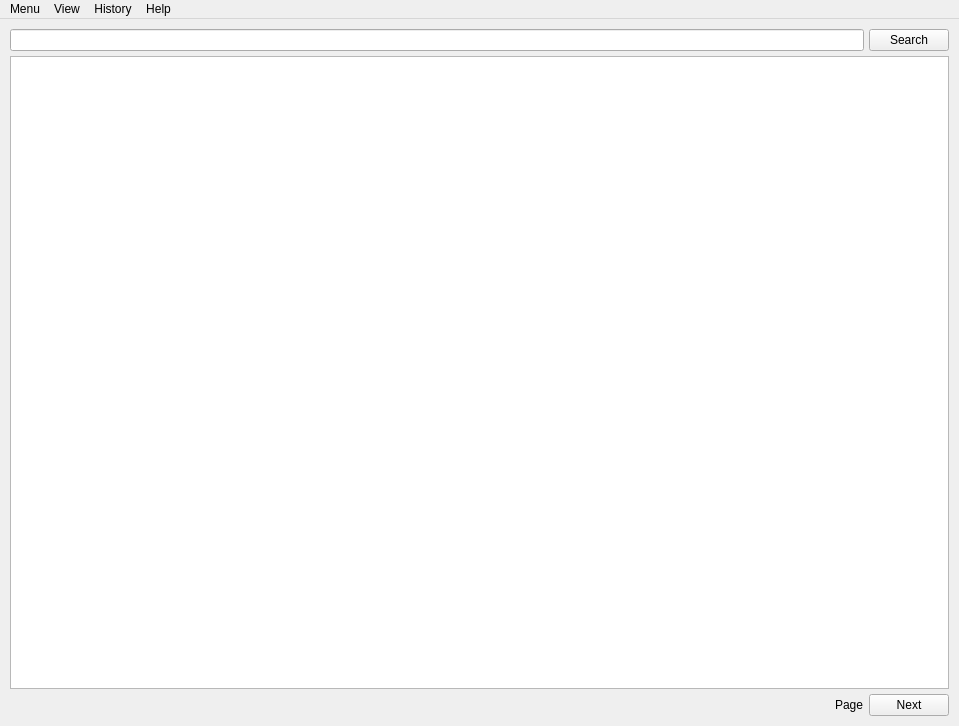
<?xml version="1.0" encoding="UTF-8"?>
<ui version="4.0">
 <class>MainWindow</class>
 <widget class="QMainWindow" name="MainWindow">
  <property name="windowModality">
   <enum>Qt::NonModal</enum>
  </property>
  <property name="geometry">
   <rect>
    <x>0</x>
    <y>0</y>
    <width>959</width>
    <height>726</height>
   </rect>
  </property>
  <property name="windowTitle">
   <string>MainWindow</string>
  </property>
  <property name="toolButtonStyle">
   <enum>Qt::ToolButtonIconOnly</enum>
  </property>
  <property name="animated">
   <bool>true</bool>
  </property>
  <property name="tabShape">
   <enum>QTabWidget::Rounded</enum>
  </property>
  <property name="dockNestingEnabled">
   <bool>false</bool>
  </property>
  <property name="unifiedTitleAndToolBarOnMac">
   <bool>false</bool>
  </property>
  <widget class="QWidget" name="centralwidget">
   <layout class="QGridLayout" name="gridLayout">
    <item row="1" column="0">
     <widget class="QFrame" name="resultFrame">
      <property name="frameShape">
       <enum>QFrame::NoFrame</enum>
      </property>
      <property name="frameShadow">
       <enum>QFrame::Raised</enum>
      </property>
      <property name="lineWidth">
       <number>1</number>
      </property>
      <layout class="QVBoxLayout" name="verticalLayout">
       <property name="spacing">
        <number>5</number>
       </property>
       <property name="leftMargin">
        <number>0</number>
       </property>
       <property name="topMargin">
        <number>0</number>
       </property>
       <property name="rightMargin">
        <number>0</number>
       </property>
       <property name="bottomMargin">
        <number>0</number>
       </property>
       <item>
        <widget class="QTableView" name="videoList">
         <property name="alternatingRowColors">
          <bool>true</bool>
         </property>
         <property name="selectionBehavior">
          <enum>QAbstractItemView::SelectRows</enum>
         </property>
         <property name="gridStyle">
          <enum>Qt::SolidLine</enum>
         </property>
         <property name="sortingEnabled">
          <bool>true</bool>
         </property>
         <property name="cornerButtonEnabled">
          <bool>false</bool>
         </property>
         <attribute name="horizontalHeaderMinimumSectionSize">
          <number>40</number>
         </attribute>
         <attribute name="horizontalHeaderStretchLastSection">
          <bool>true</bool>
         </attribute>
         <attribute name="verticalHeaderShowSortIndicator" stdset="0">
          <bool>false</bool>
         </attribute>
         <attribute name="verticalHeaderStretchLastSection">
          <bool>false</bool>
         </attribute>
        </widget>
       </item>
      </layout>
     </widget>
    </item>
    <item row="0" column="0">
     <widget class="QFrame" name="searchFrame">
      <property name="enabled">
       <bool>true</bool>
      </property>
      <property name="sizePolicy">
       <sizepolicy hsizetype="Preferred" vsizetype="Fixed">
        <horstretch>0</horstretch>
        <verstretch>0</verstretch>
       </sizepolicy>
      </property>
      <property name="frameShape">
       <enum>QFrame::NoFrame</enum>
      </property>
      <property name="frameShadow">
       <enum>QFrame::Raised</enum>
      </property>
      <layout class="QHBoxLayout" name="horizontalLayout">
       <property name="leftMargin">
        <number>0</number>
       </property>
       <property name="topMargin">
        <number>0</number>
       </property>
       <property name="rightMargin">
        <number>0</number>
       </property>
       <property name="bottomMargin">
        <number>0</number>
       </property>
       <item>
        <widget class="SearchInput" name="searchField">
         <property name="focusPolicy">
          <enum>Qt::ClickFocus</enum>
         </property>
         <property name="contextMenuPolicy">
          <enum>Qt::DefaultContextMenu</enum>
         </property>
        </widget>
       </item>
       <item>
        <widget class="QPushButton" name="searchButton">
         <property name="sizePolicy">
          <sizepolicy hsizetype="Preferred" vsizetype="Fixed">
           <horstretch>0</horstretch>
           <verstretch>0</verstretch>
          </sizepolicy>
         </property>
         <property name="cursor">
          <cursorShape>ArrowCursor</cursorShape>
         </property>
         <property name="text">
          <string>Search</string>
         </property>
         <property name="autoDefault">
          <bool>false</bool>
         </property>
         <property name="default">
          <bool>false</bool>
         </property>
         <property name="flat">
          <bool>false</bool>
         </property>
        </widget>
       </item>
      </layout>
     </widget>
    </item>
    <item row="2" column="0" alignment="Qt::AlignBottom">
     <widget class="QFrame" name="pageNavigator">
      <property name="frameShape">
       <enum>QFrame::NoFrame</enum>
      </property>
      <property name="frameShadow">
       <enum>QFrame::Raised</enum>
      </property>
      <layout class="QHBoxLayout" name="horizontalLayout_2">
       <property name="spacing">
        <number>5</number>
       </property>
       <property name="leftMargin">
        <number>0</number>
       </property>
       <property name="topMargin">
        <number>0</number>
       </property>
       <property name="rightMargin">
        <number>0</number>
       </property>
       <property name="bottomMargin">
        <number>0</number>
       </property>
       <item>
        <spacer name="horizontalSpacer">
         <property name="orientation">
          <enum>Qt::Horizontal</enum>
         </property>
         <property name="sizeHint" stdset="0">
          <size>
           <width>40</width>
           <height>20</height>
          </size>
         </property>
        </spacer>
       </item>
       <item>
        <widget class="QLabel" name="pageNavLabel">
         <property name="text">
          <string>Page</string>
         </property>
        </widget>
       </item>
       <item>
        <widget class="QPushButton" name="nextPageButton">
         <property name="enabled">
          <bool>true</bool>
         </property>
         <property name="text">
          <string>Next</string>
         </property>
        </widget>
       </item>
      </layout>
     </widget>
    </item>
   </layout>
  </widget>
  <widget class="QMenuBar" name="menubar">
   <property name="geometry">
    <rect>
     <x>0</x>
     <y>0</y>
     <width>959</width>
     <height>27</height>
    </rect>
   </property>
   <property name="autoFillBackground">
    <bool>false</bool>
   </property>
   <property name="nativeMenuBar">
    <bool>true</bool>
   </property>
   <widget class="QMenu" name="menuMenu">
    <property name="title">
     <string>Menu</string>
    </property>
    <addaction name="separator"/>
    <addaction name="separator"/>
    <addaction name="actionPreferences"/>
    <addaction name="actionQuit"/>
   </widget>
   <widget class="QMenu" name="menuView">
    <property name="title">
     <string>View</string>
    </property>
    <addaction name="actionLog"/>
   </widget>
   <widget class="QMenu" name="menuHistory">
    <property name="title">
     <string>History</string>
    </property>
    <addaction name="actionSearch"/>
   </widget>
   <widget class="QMenu" name="menuHelp">
    <property name="title">
     <string>Help</string>
    </property>
    <addaction name="actionAbout"/>
   </widget>
   <addaction name="menuMenu"/>
   <addaction name="menuView"/>
   <addaction name="menuHistory"/>
   <addaction name="menuHelp"/>
  </widget>
  <action name="actionQuit">
   <property name="text">
    <string>Quit</string>
   </property>
   <property name="shortcut">
    <string>Ctrl+Q</string>
   </property>
  </action>
  <action name="actionAbout">
   <property name="text">
    <string>About</string>
   </property>
   <property name="shortcutContext">
    <enum>Qt::WidgetShortcut</enum>
   </property>
   <property name="menuRole">
    <enum>QAction::NoRole</enum>
   </property>
  </action>
  <action name="actionPreferences">
   <property name="text">
    <string>Preferences...</string>
   </property>
   <property name="shortcut">
    <string>Ctrl+P</string>
   </property>
  </action>
  <action name="actionAbout_Qt">
   <property name="text">
    <string>About Qt</string>
   </property>
   <property name="menuRole">
    <enum>QAction::AboutQtRole</enum>
   </property>
  </action>
  <action name="actionLog">
   <property name="text">
    <string>Log</string>
   </property>
   <property name="shortcut">
    <string>Ctrl+L</string>
   </property>
  </action>
  <action name="actionSearch">
   <property name="text">
    <string>Search...</string>
   </property>
   <property name="toolTip">
    <string>Search</string>
   </property>
  </action>
 </widget>
 <layoutdefault spacing="5" margin="10"/>
 <customwidgets>
  <customwidget>
   <class>SearchInput</class>
   <extends>QLineEdit</extends>
   <header>ui/qt/views/searchinput.hpp</header>
  </customwidget>
 </customwidgets>
 <resources/>
 <connections/>
</ui>
